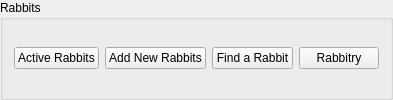
                                                <widget class="QGroupBox" name="groupBox_HomeRabbits">
                                                    <property name="sizePolicy">
                                                        <sizepolicy hsizetype="Expanding" vsizetype="Expanding">
                                                            <horstretch>0</horstretch>
                                                            <verstretch>0</verstretch>
                                                        </sizepolicy>
                                                    </property>
                                                    <property name="title">
                                                        <string>Rabbits</string>
                                                    </property>
                                                    <layout class="QHBoxLayout" name="horizontalLayout">
                                                        <item>
                                                            <layout class="QHBoxLayout" name="horizontalLayout_Rabbits">
                                                                <item>
                                                                    <widget class="QPushButton"
                                                                            name="pushButton_RabbitsActive">
                                                                        <property name="sizePolicy">
                                                                            <sizepolicy hsizetype="Minimum"
                                                                                        vsizetype="Fixed">
                                                                                <horstretch>0</horstretch>
                                                                                <verstretch>0</verstretch>
                                                                            </sizepolicy>
                                                                        </property>
                                                                        <property name="cursor">
                                                                            <cursorShape>PointingHandCursor
                                                                            </cursorShape>
                                                                        </property>
                                                                        <property name="layoutDirection">
                                                                            <enum>Qt::LeftToRight</enum>
                                                                        </property>
                                                                        <property name="text">
                                                                            <string>Active Rabbits</string>
                                                                        </property>
                                                                        <property name="icon">
                                                                            <iconset>
                                                                                <normaloff>icon.png</normaloff>icon.png
                                                                            </iconset>
                                                                        </property>
                                                                        <property name="iconSize">
                                                                            <size>
                                                                                <width>32</width>
                                                                                <height>32</height>
                                                                            </size>
                                                                        </property>
                                                                        <property name="checkable">
                                                                            <bool>false</bool>
                                                                        </property>
                                                                    </widget>
                                                                </item>
                                                                <item>
                                                                    <widget class="QPushButton"
                                                                            name="pushButton_RabbitsAddNew">
                                                                        <property name="sizePolicy">
                                                                            <sizepolicy hsizetype="Minimum"
                                                                                        vsizetype="Fixed">
                                                                                <horstretch>0</horstretch>
                                                                                <verstretch>0</verstretch>
                                                                            </sizepolicy>
                                                                        </property>
                                                                        <property name="cursor">
                                                                            <cursorShape>PointingHandCursor
                                                                            </cursorShape>
                                                                        </property>
                                                                        <property name="layoutDirection">
                                                                            <enum>Qt::LeftToRight</enum>
                                                                        </property>
                                                                        <property name="text">
                                                                            <string>Add New Rabbits</string>
                                                                        </property>
                                                                        <property name="icon">
                                                                            <iconset>
                                                                                <normaloff>icon.png</normaloff>icon.png
                                                                            </iconset>
                                                                        </property>
                                                                        <property name="iconSize">
                                                                            <size>
                                                                                <width>32</width>
                                                                                <height>32</height>
                                                                            </size>
                                                                        </property>
                                                                        <property name="checkable">
                                                                            <bool>false</bool>
                                                                        </property>
                                                                    </widget>
                                                                </item>
                                                                <item>
                                                                    <widget class="QPushButton"
                                                                            name="pushButton_RabbitsFind">
                                                                        <property name="sizePolicy">
                                                                            <sizepolicy hsizetype="Minimum"
                                                                                        vsizetype="Fixed">
                                                                                <horstretch>0</horstretch>
                                                                                <verstretch>0</verstretch>
                                                                            </sizepolicy>
                                                                        </property>
                                                                        <property name="cursor">
                                                                            <cursorShape>PointingHandCursor
                                                                            </cursorShape>
                                                                        </property>
                                                                        <property name="layoutDirection">
                                                                            <enum>Qt::LeftToRight</enum>
                                                                        </property>
                                                                        <property name="text">
                                                                            <string>Find a Rabbit</string>
                                                                        </property>
                                                                        <property name="icon">
                                                                            <iconset>
                                                                                <normaloff>icon.png</normaloff>icon.png
                                                                            </iconset>
                                                                        </property>
                                                                        <property name="iconSize">
                                                                            <size>
                                                                                <width>32</width>
                                                                                <height>32</height>
                                                                            </size>
                                                                        </property>
                                                                        <property name="checkable">
                                                                            <bool>false</bool>
                                                                        </property>
                                                                    </widget>
                                                                </item>
                                                                <item>
                                                                    <widget class="QPushButton"
                                                                            name="pushButton_RabbitsListAll">
                                                                        <property name="sizePolicy">
                                                                            <sizepolicy hsizetype="Minimum"
                                                                                        vsizetype="Fixed">
                                                                                <horstretch>0</horstretch>
                                                                                <verstretch>0</verstretch>
                                                                            </sizepolicy>
                                                                        </property>
                                                                        <property name="cursor">
                                                                            <cursorShape>PointingHandCursor
                                                                            </cursorShape>
                                                                        </property>
                                                                        <property name="layoutDirection">
                                                                            <enum>Qt::LeftToRight</enum>
                                                                        </property>
                                                                        <property name="text">
                                                                            <string>Rabbitry</string>
                                                                        </property>
                                                                        <property name="icon">
                                                                            <iconset>
                                                                                <normaloff>icon.png</normaloff>icon.png
                                                                            </iconset>
                                                                        </property>
                                                                        <property name="iconSize">
                                                                            <size>
                                                                                <width>32</width>
                                                                                <height>32</height>
                                                                            </size>
                                                                        </property>
                                                                        <property name="checkable">
                                                                            <bool>false</bool>
                                                                        </property>
                                                                    </widget>
                                                                </item>
                                                            </layout>
                                                        </item>
                                                    </layout>
                                                </widget>
